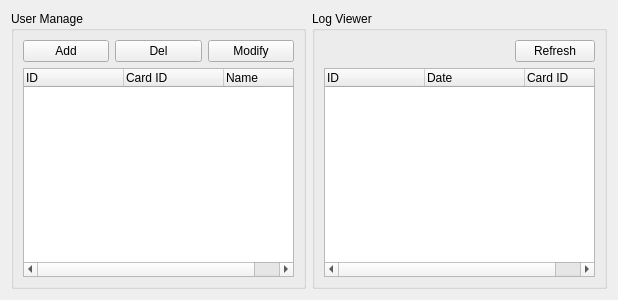
<?xml version="1.0" encoding="UTF-8"?>
<ui version="4.0">
 <class>ManageWidget</class>
 <widget class="QWidget" name="ManageWidget">
  <property name="geometry">
   <rect>
    <x>0</x>
    <y>0</y>
    <width>618</width>
    <height>300</height>
   </rect>
  </property>
  <layout class="QHBoxLayout" name="horizontalLayout_3">
   <item>
    <widget class="QGroupBox" name="groupBox">
     <property name="title">
      <string>User Manage</string>
     </property>
     <layout class="QVBoxLayout" name="verticalLayout">
      <item>
       <layout class="QHBoxLayout" name="horizontalLayout_2">
        <item>
         <widget class="QPushButton" name="addBtn">
          <property name="text">
           <string>Add</string>
          </property>
         </widget>
        </item>
        <item>
         <widget class="QPushButton" name="delBtn">
          <property name="text">
           <string>Del</string>
          </property>
         </widget>
        </item>
        <item>
         <widget class="QPushButton" name="modifyBtn">
          <property name="text">
           <string>Modify</string>
          </property>
         </widget>
        </item>
       </layout>
      </item>
      <item>
       <widget class="QTreeWidget" name="userTable">
        <column>
         <property name="text">
          <string>ID</string>
         </property>
        </column>
        <column>
         <property name="text">
          <string>Card ID</string>
         </property>
        </column>
        <column>
         <property name="text">
          <string>Name</string>
         </property>
        </column>
       </widget>
      </item>
     </layout>
    </widget>
   </item>
   <item>
    <widget class="QGroupBox" name="groupBox_2">
     <property name="title">
      <string>Log Viewer</string>
     </property>
     <layout class="QVBoxLayout" name="verticalLayout_2">
      <item>
       <layout class="QHBoxLayout" name="horizontalLayout">
        <item>
         <spacer name="horizontalSpacer">
          <property name="orientation">
           <enum>Qt::Horizontal</enum>
          </property>
          <property name="sizeHint" stdset="0">
           <size>
            <width>40</width>
            <height>20</height>
           </size>
          </property>
         </spacer>
        </item>
        <item>
         <widget class="QPushButton" name="refreshBtn">
          <property name="text">
           <string>Refresh</string>
          </property>
         </widget>
        </item>
       </layout>
      </item>
      <item>
       <widget class="QTreeWidget" name="logTable">
        <column>
         <property name="text">
          <string>ID</string>
         </property>
        </column>
        <column>
         <property name="text">
          <string>Date</string>
         </property>
        </column>
        <column>
         <property name="text">
          <string>Card ID</string>
         </property>
        </column>
       </widget>
      </item>
     </layout>
    </widget>
   </item>
  </layout>
 </widget>
 <resources/>
 <connections/>
</ui>
